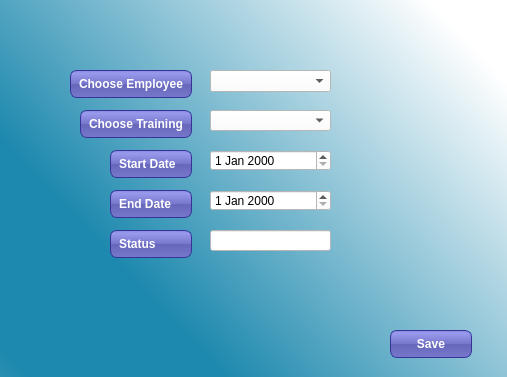
<?xml version="1.0" encoding="UTF-8"?>
<ui version="4.0">
 <class>etedit</class>
 <widget class="QDialog" name="etedit">
  <property name="geometry">
   <rect>
    <x>0</x>
    <y>0</y>
    <width>507</width>
    <height>377</height>
   </rect>
  </property>
  <property name="windowTitle">
   <string>Dialog</string>
  </property>
  <property name="styleSheet">
   <string notr="true">#etedit {
background-color: qlineargradient(spread:reflect, x1:0.0452273, y1:0.704, x2:1, y2:0, stop:0 rgba(30, 137, 174, 255), stop:1 rgba(255, 255, 255, 255));
background-color: qlineargradient(spread:reflect, x1:0.0452273, y1:0.704, x2:0.972, y2:0.0568182, stop:0.142045 rgba(30, 137, 174, 255), stop:0.9375 rgba(255, 255, 255, 255));
}
</string>
  </property>
  <widget class="QLabel" name="label">
   <property name="geometry">
    <rect>
     <x>70</x>
     <y>70</y>
     <width>122</width>
     <height>28</height>
    </rect>
   </property>
   <property name="styleSheet">
    <string notr="true">color: white;
background-color: QLinearGradient( x1: 0, y1: 0, x2: 0, y2: 1, stop: 0 #88d, stop: 0.1 #99e, stop: 0.49 #77c, stop: 0.5 #66b, stop: 1 #77c);
border-width: 1px;
border-color: #339;
border-style: solid;
border-radius: 7;
padding: 3px;
font-size: 12px;
font-weight:bold;
padding-left: 5px;
padding-right: 5px;
min-width: 110px;
max-width: 110px;
min-height: 20px;
max-height: 20px;</string>
   </property>
   <property name="text">
    <string>Choose Employee</string>
   </property>
  </widget>
  <widget class="QLabel" name="label_2">
   <property name="geometry">
    <rect>
     <x>80</x>
     <y>110</y>
     <width>112</width>
     <height>28</height>
    </rect>
   </property>
   <property name="styleSheet">
    <string notr="true">color: white;
background-color: QLinearGradient( x1: 0, y1: 0, x2: 0, y2: 1, stop: 0 #88d, stop: 0.1 #99e, stop: 0.49 #77c, stop: 0.5 #66b, stop: 1 #77c);
border-width: 1px;
border-color: #339;
border-style: solid;
border-radius: 7;
padding: 3px;
font-size: 12px;
font-weight:bold;
padding-left: 5px;
padding-right: 5px;
min-width: 100px;
max-width: 100px;
min-height: 20px;
max-height: 20px;</string>
   </property>
   <property name="text">
    <string>Choose Training</string>
   </property>
  </widget>
  <widget class="QLabel" name="label_3">
   <property name="geometry">
    <rect>
     <x>110</x>
     <y>150</y>
     <width>82</width>
     <height>28</height>
    </rect>
   </property>
   <property name="styleSheet">
    <string notr="true">color: white;
background-color: QLinearGradient( x1: 0, y1: 0, x2: 0, y2: 1, stop: 0 #88d, stop: 0.1 #99e, stop: 0.49 #77c, stop: 0.5 #66b, stop: 1 #77c);
border-width: 1px;
border-color: #339;
border-style: solid;
border-radius: 7;
padding: 3px;
font-size: 12px;
font-weight:bold;
padding-left: 5px;
padding-right: 5px;
min-width: 70px;
max-width: 70px;
min-height: 20px;
max-height: 20px;</string>
   </property>
   <property name="text">
    <string>Start Date</string>
   </property>
  </widget>
  <widget class="QLabel" name="label_4">
   <property name="geometry">
    <rect>
     <x>110</x>
     <y>190</y>
     <width>82</width>
     <height>28</height>
    </rect>
   </property>
   <property name="styleSheet">
    <string notr="true">color: white;
background-color: QLinearGradient( x1: 0, y1: 0, x2: 0, y2: 1, stop: 0 #88d, stop: 0.1 #99e, stop: 0.49 #77c, stop: 0.5 #66b, stop: 1 #77c);
border-width: 1px;
border-color: #339;
border-style: solid;
border-radius: 7;
padding: 3px;
font-size: 12px;
font-weight:bold;
padding-left: 5px;
padding-right: 5px;
min-width: 70px;
max-width: 70px;
min-height: 20px;
max-height: 20px;</string>
   </property>
   <property name="text">
    <string>End Date</string>
   </property>
  </widget>
  <widget class="QLabel" name="label_5">
   <property name="geometry">
    <rect>
     <x>110</x>
     <y>230</y>
     <width>82</width>
     <height>28</height>
    </rect>
   </property>
   <property name="styleSheet">
    <string notr="true">color: white;
background-color: QLinearGradient( x1: 0, y1: 0, x2: 0, y2: 1, stop: 0 #88d, stop: 0.1 #99e, stop: 0.49 #77c, stop: 0.5 #66b, stop: 1 #77c);
border-width: 1px;
border-color: #339;
border-style: solid;
border-radius: 7;
padding: 3px;
font-size: 12px;
font-weight:bold;
padding-left: 5px;
padding-right: 5px;
min-width: 70px;
max-width: 70px;
min-height: 20px;
max-height: 20px;</string>
   </property>
   <property name="text">
    <string>Status</string>
   </property>
  </widget>
  <widget class="QComboBox" name="comboBox_ec">
   <property name="geometry">
    <rect>
     <x>210</x>
     <y>70</y>
     <width>121</width>
     <height>22</height>
    </rect>
   </property>
   <property name="styleSheet">
    <string notr="true">background-color: white;</string>
   </property>
  </widget>
  <widget class="QComboBox" name="comboBox_tc">
   <property name="geometry">
    <rect>
     <x>210</x>
     <y>110</y>
     <width>121</width>
     <height>21</height>
    </rect>
   </property>
   <property name="styleSheet">
    <string notr="true">background-color: white;</string>
   </property>
  </widget>
  <widget class="QDateEdit" name="dateEdit_sd">
   <property name="geometry">
    <rect>
     <x>210</x>
     <y>150</y>
     <width>121</width>
     <height>21</height>
    </rect>
   </property>
   <property name="styleSheet">
    <string notr="true">background-color: white;</string>
   </property>
  </widget>
  <widget class="QDateEdit" name="dateEdit_ed">
   <property name="geometry">
    <rect>
     <x>210</x>
     <y>190</y>
     <width>121</width>
     <height>21</height>
    </rect>
   </property>
   <property name="styleSheet">
    <string notr="true">background-color: white;</string>
   </property>
  </widget>
  <widget class="QLineEdit" name="lineEdit_status">
   <property name="geometry">
    <rect>
     <x>210</x>
     <y>230</y>
     <width>121</width>
     <height>21</height>
    </rect>
   </property>
   <property name="styleSheet">
    <string notr="true">background-color: white;</string>
   </property>
  </widget>
  <widget class="QPushButton" name="pushButton_et_save">
   <property name="geometry">
    <rect>
     <x>390</x>
     <y>330</y>
     <width>82</width>
     <height>28</height>
    </rect>
   </property>
   <property name="styleSheet">
    <string notr="true">color: white;
background-color: QLinearGradient( x1: 0, y1: 0, x2: 0, y2: 1, stop: 0 #88d, stop: 0.1 #99e, stop: 0.49 #77c, stop: 0.5 #66b, stop: 1 #77c);
border-width: 1px;
border-color: #339;
border-style: solid;
border-radius: 7;
padding: 3px;
font-size: 12px;
font-weight:bold;
padding-left: 5px;
padding-right: 5px;
min-width: 70px;
max-width: 70px;
min-height: 20px;
max-height: 20px;</string>
   </property>
   <property name="text">
    <string>Save</string>
   </property>
  </widget>
 </widget>
 <resources/>
 <connections/>
</ui>
